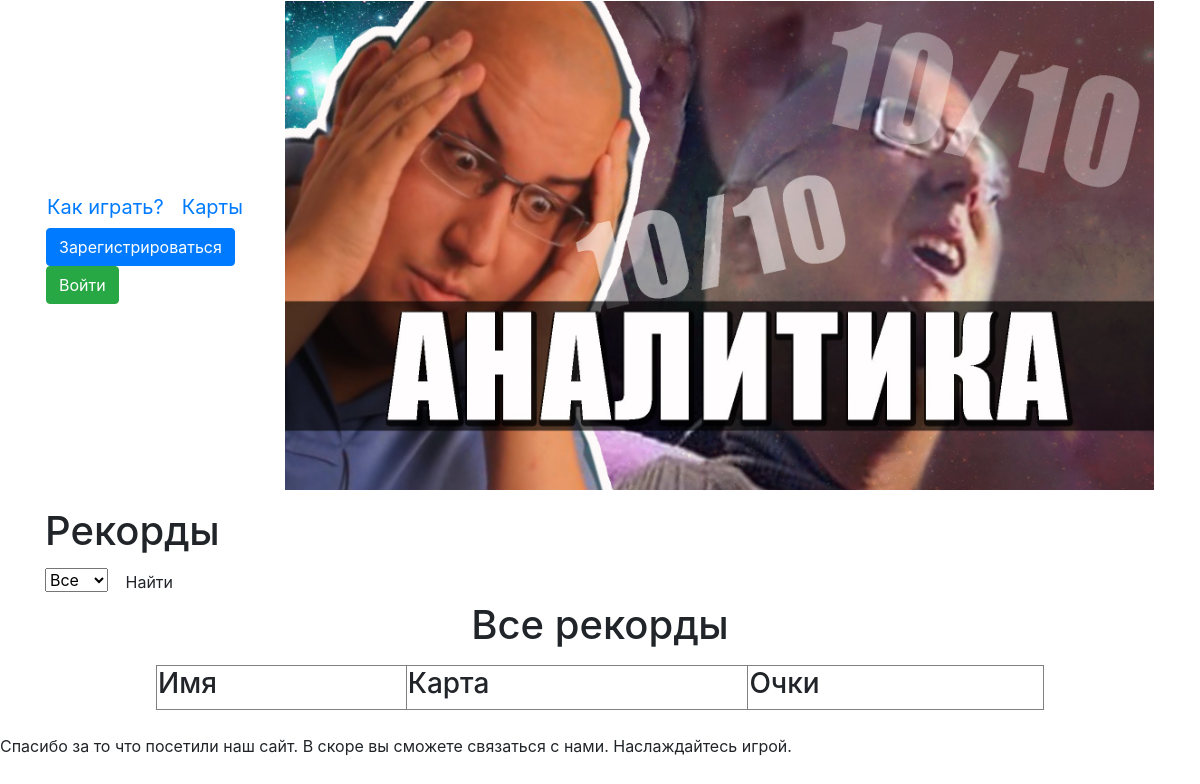
Before: /records with the older database file.
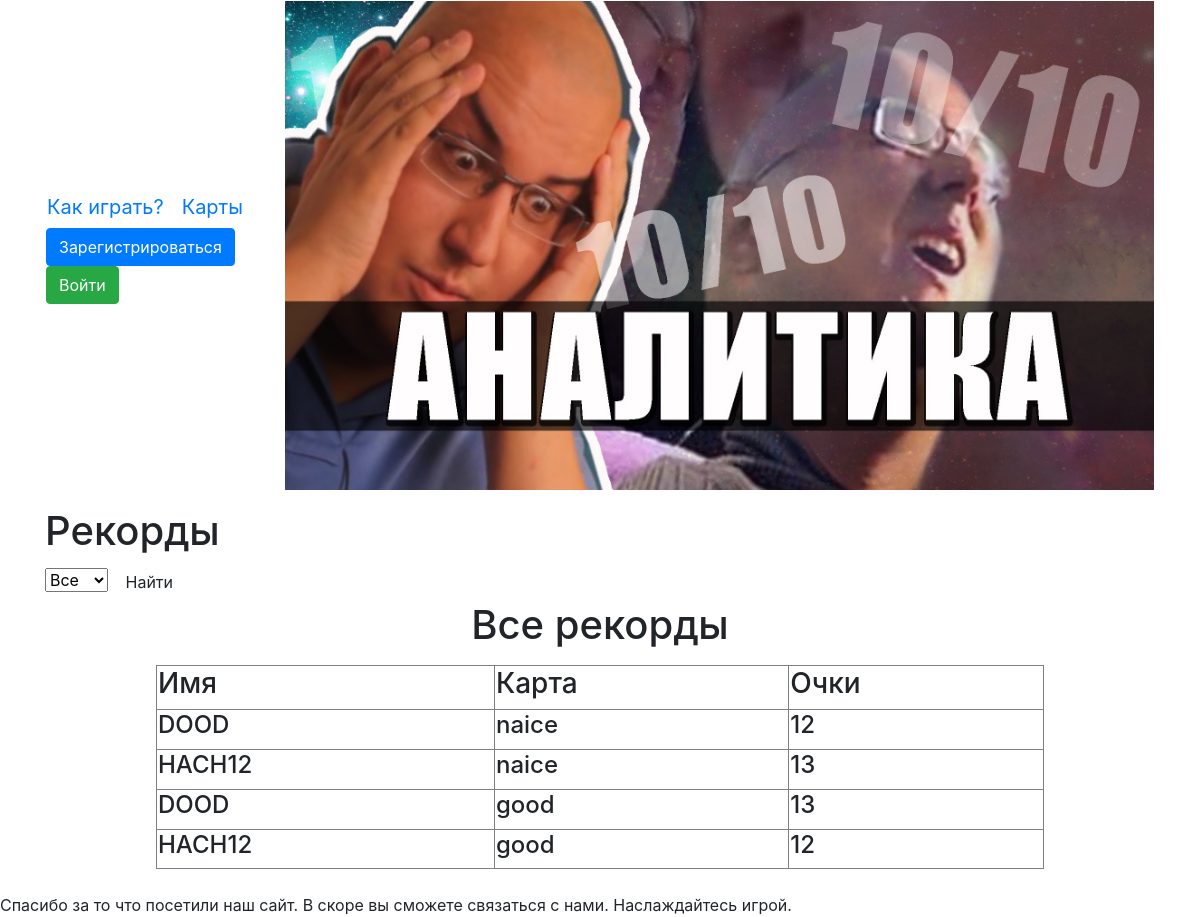
After: the same page with the newer database file.
### data/records.py (models this page shows)
class Records(SqlAlchemyBase, SerializerMixin):
    __tablename__ = 'records'
    id = sqlalchemy.Column(sqlalchemy.Integer,
                           primary_key=True, autoincrement=True)
    map_name = sqlalchemy.Column(sqlalchemy.String, nullable=True)
    points = sqlalchemy.Column(sqlalchemy.Integer, nullable=True)
    user_id = sqlalchemy.Column(sqlalchemy.Integer,
                             sqlalchemy.ForeignKey("users.id"))
    user = orm.relation('User', back_populates='records')

### data/users.py (models this page shows, shortened)
class User(SqlAlchemyBase, UserMixin, SerializerMixin):
    __tablename__ = 'users'
    id = sqlalchemy.Column(sqlalchemy.Integer,
                           primary_key=True, autoincrement=True)
    name = sqlalchemy.Column(sqlalchemy.String(15), unique=True)
    email = sqlalchemy.Column(sqlalchemy.String, unique=True)
    hashed_password = sqlalchemy.Column(sqlalchemy.String)
    create_date = sqlalchemy.Column(sqlalchemy.DateTime, default=datetime.datetime.now)
    records = orm.relation("Records", back_populates='user')
    news = orm.relation("News", back_populates='user')

### main.py (the view)
@app.route('/records')
@app.route('/records/<name>', methods=['GET', 'POST'])
def records(name=None):
    session = db_session.create_session()
    maps = session.query(Maps)
    if name:
        count = "Все рекорды на карте " + name
        records = sorted(session.query(Records).filter(Records.map_name == name),
                         key=lambda x: x.points)[::-1]
    else:
        count = 'Все рекорды'
        records = sorted(session.query(Records),
                         key=lambda x: x.map_name)[::-1]
    return render_template('records.html', title='Рекорды', maps=maps, records=records, count=count)

### data/db_session.py (called while the page is built)
def create_session() -> Session:
    global __factory
    return __factory()

### templates/records.html (shortened to what this page needs)
{% extends "base.html" %}
{% block content %}
<h1>Рекорды</h1>
<form method="POST" action="{{ url_for('get_one_records') }}">
    <select name="records" size="1">
        <option value="">Все</option>
    </select>
    <button type="submit" class="btn btn-default">Найти</button>
    <div>
        <center>
            <h1>{{count}}</h1>
        </center>
        <table width=80% border="1" align="center">
            <tr>
                <td><h3>Имя</h3></td>
                <td><h3>Карта</h3></td>
                <td><h3>Очки</h3></td>
            </tr>
            <p>{% for item in records %}
                <tr>
                    <td><h4>{{item.user.name}}</h4></td>
                    <td><h4>{{item.map_name}}</h4></td>
                    <td><h4>{{item.points}}</h4></td>
                </tr>
                {% endfor %}
            </p>
        </table>
    </div>
</form>
{% endblock %}

### templates/base.html (shortened to what this page needs)
<!doctype html>
<html lang="ru" xmlns="http://www.w3.org/1999/html" xmlns="http://www.w3.org/1999/html">
<head>
    <link rel="stylesheet"
          href="https://stackpath.bootstrapcdn.com/bootstrap/4.4.1/css/bootstrap.min.css"
>
</head>
<body>
<main role="main" class="container">
    <table border=0 width=100%>
        <td>
            <div>
                <table border="0">
                    <tr>
                        <td><a class="navbar-brand" href="/">Как играть?</a></td>
                        <td><a class="navbar-brand" href="/maps">Карты</a></td>
                    </tr>
                </table>
            </div>
            {% if current_user.is_authenticated %}
            <div>
                <table border="0">
                    <tr>
                        <td><a class="navbar-brand" href="/">Новости</a></td>
                        <td><a class="navbar-brand" href="/records">Рекорды</a></td>
                        <td><a class="navbar-brand" href="/downoload" download>Скачать</a></td>
                    </tr>
                </table>
            </div>
            {% else %}
            <p>
                <a class="btn btn-primary " href="/register">Зарегистрироваться</a>
                <a class="btn btn-success" href="/login">Войти</a>
            </p>
            {% endif %}
        </td>
        <td>
            <p><img src="static/img/fn.jpg" width=100%></p>
        </td>
    </table>
    {% block content %}{% endblock %}
</main>
</body>
<footer>
    <br>
    Спасибо за то что посетили наш сайт. В скоре вы сможете связаться с нами. Наслаждайтесь игрой.
</footer>
</html>

Changed rows visible on the page:
added Records: user.name "DOOD", map_name "naice", points "12"
added Records: user.name "HACH12", map_name "naice", points "13"
added Records: user.name "DOOD", map_name "good", points "13"
added Records: user.name "HACH12", map_name "good", points "12"
